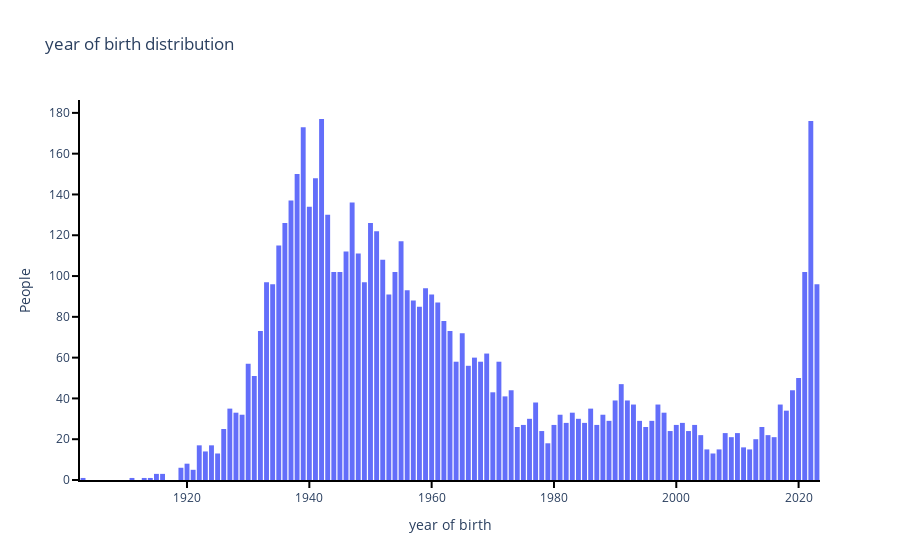

Notebook code cell kept with this figure:
### Code cell
# 연도별 빈도 계산
year_counts = person["year_of_birth"].value_counts().sort_index()

fig = go.Figure(
    data = [go.Bar(x=year_counts.index,
                   y=year_counts.values,
                   marker=dict(line=dict(width=0))
                )])
fig.update_layout(title_text='첫 방문시 나이 분포', xaxis_title='year_of_birth', yaxis_title='People',
                #   paper_bgcolor="white", # 전체 배경색 설정
                  plot_bgcolor="white" # 플롯 배경색 설정
                  )
# X축 설정 - 눈금 표시, 그리드는 제거
fig.update_xaxes(
    showline=True,  # X축 선 표시
    linewidth=2,  # X축 선의 너비
    linecolor='black',  # X축 선의 색상
    showgrid=False,  # 그리드는 표시하지 않음
    ticks='outside',  # 눈금 표시 위치
    tickwidth=2,  # 눈금의 너비
    tickcolor='black',  # 눈금의 색상
    ticklen=6  # 눈금의 길이
)

# Y축 설정 - 눈금 표시, 그리드는 제거
fig.update_yaxes(
    showline=True,  # Y축 선 표시
    linewidth=2,  # Y축 선의 너비
    linecolor='black',  # Y축 선의 색상
    showgrid=False,  # 그리드는 표시하지 않음
    ticks='outside',  # 눈금 표시 위치
    tickwidth=2,  # 눈금의 너비
    tickcolor='black',  # 눈금의 색상
    ticklen=6  # 눈금의 길이
)

# 그래프 제목 및 레이아웃 설정
fig.update_layout(
    title='year of birth distribution',
    xaxis_title='year of birth',
    yaxis_title='People',
    plot_bgcolor='white',  # 배경색을 하얀색으로 설정
)

fig.show()

### Figure 1 — Plotly figure (JSON) as saved in the notebook; plotly's stock layout.template omitted (floating-point values rounded to 4 significant figures)
{"data": [{"marker": {"line": {"width": 0}}, "type": "bar", "x": [1903, 1911, 1913, 1914, 1915, 1916, 1919, 1920, 1921, 1922, 1923, 1924, 1925, 1926, 1927, 1928, 1929, 1930, 1931, 1932, 1933, 1934, 1935, 1936, 1937, 1938, 1939, 1940, 1941, 1942, 1943, 1944, 1945, 1946, 1947, 1948, 1949, 1950, 1951, 1952, 1953, 1954, 1955, 1956, 1957, 1958, 1959, 1960, 1961, 1962, 1963, 1964, 1965, 1966, 1967, 1968, 1969, 1970, 1971, 1972, 1973, 1974, 1975, 1976, 1977, 1978, 1979, 1980, 1981, 1982, 1983, 1984, 1985, 1986, 1987, 1988, 1989, 1990, 1991, 1992, 1993, 1994, 1995, 1996, 1997, 1998, 1999, 2000, 2001, 2002, 2003, 2004, 2005, 2006, 2007, 2008, 2009, 2010, 2011, 2012, 2013, 2014, 2015, 2016, 2017, 2018, 2019, 2020, 2021, 2022, 2023], "y": [1, 1, 1, 1, 3, 3, 6, 8, 5, 17, 14, 17, 13, 25, 35, 33, 32, 57, 51, 73, 97, 96, 115, 126, 137, 150, 173, 134, 148, 177, 130, 102, 102, 112, 136, 111, 97, 126, 122, 108, 91, 102, 117, 93, 88, 85, 94, 91, 87, 78, 73, 58, 72, 56, 60, 58, 62, 43, 58, 41, 44, 26, 27, 30, 38, 24, 18, 27, 32, 28, 33, 30, 28, 35, 27, 32, 29, 39, 47, 39, 37, 29, 26, 29, 37, 33, 24, 27, 28, 24, 27, 22, 15, 13, 15, 23, 21, 23, 16, 15, 20, 26, 22, 21, 37, 34, 44, 50, 102, 176, 96]}], "layout": {"plot_bgcolor": "white", "title": {"text": "year of birth distribution"}, "xaxis": {"linecolor": "black", "linewidth": 2, "showgrid": false, "showline": true, "tickcolor": "black", "ticklen": 6, "ticks": "outside", "tickwidth": 2, "title": {"text": "year of birth"}}, "yaxis": {"linecolor": "black", "linewidth": 2, "showgrid": false, "showline": true, "tickcolor": "black", "ticklen": 6, "ticks": "outside", "tickwidth": 2, "title": {"text": "People"}}}}
